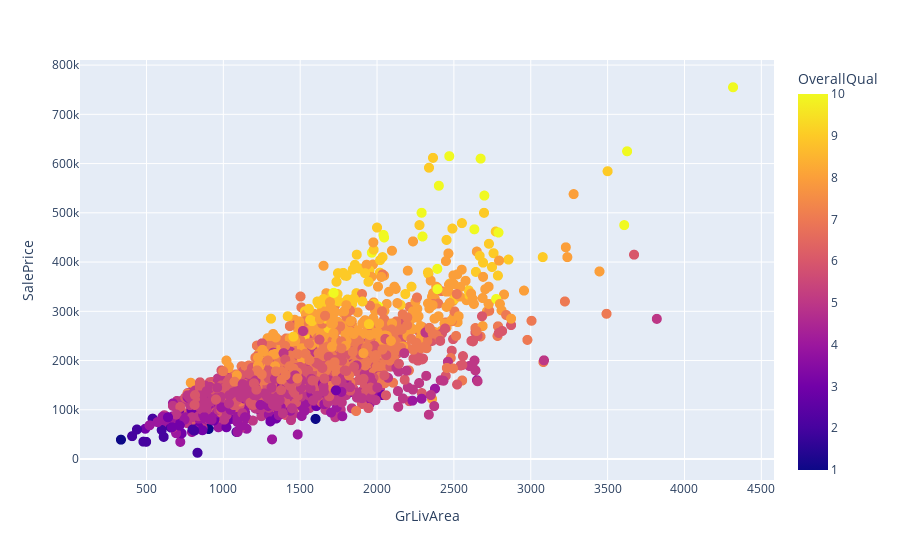

The notebook cell saved with this chart:
### Code cell
fig = px.scatter(df_ab_par, x="GrLivArea", y="SalePrice", 
                 color="OverallQual", hover_data=['SaleCondition','PID'])
fig.update_traces(marker_size=10)
fig.show()

### Figure 1 — Plotly figure (JSON) as saved in the notebook; plotly's stock layout.template omitted (floating-point values rounded to 4 significant figures; data arrays with more than 128 entries replaced by an {"elided": "..."} marker saying what was removed)
{"data": [{"customdata": {"elided": "2554x2 mixed values"}, "hovertemplate": "GrLivArea=%{x}<br>SalePrice=%{y}<br>SaleCondition=%{customdata[0]}<br>PID=%{customdata[1]}<br>OverallQual=%{marker.color}<extra></extra>", "legendgroup": "", "marker": {"color": {"elided": "2554 int values"}, "coloraxis": "coloraxis", "size": 10, "symbol": "circle"}, "mode": "markers", "name": "", "showlegend": false, "type": "scattergl", "x": {"elided": "2554 int values"}, "xaxis": "x", "y": {"elided": "2554 int values"}, "yaxis": "y"}], "layout": {"coloraxis": {"colorbar": {"title": {"text": "OverallQual"}}, "colorscale": [[0, "#0d0887"], [0.1111, "#46039f"], [0.2222, "#7201a8"], [0.3333, "#9c179e"], [0.4444, "#bd3786"], [0.5556, "#d8576b"], [0.6667, "#ed7953"], [0.7778, "#fb9f3a"], [0.8889, "#fdca26"], [1, "#f0f921"]]}, "legend": {"tracegroupgap": 0}, "margin": {"t": 60}, "xaxis": {"anchor": "y", "domain": [0, 1], "title": {"text": "GrLivArea"}}, "yaxis": {"anchor": "x", "domain": [0, 1], "title": {"text": "SalePrice"}}}}
